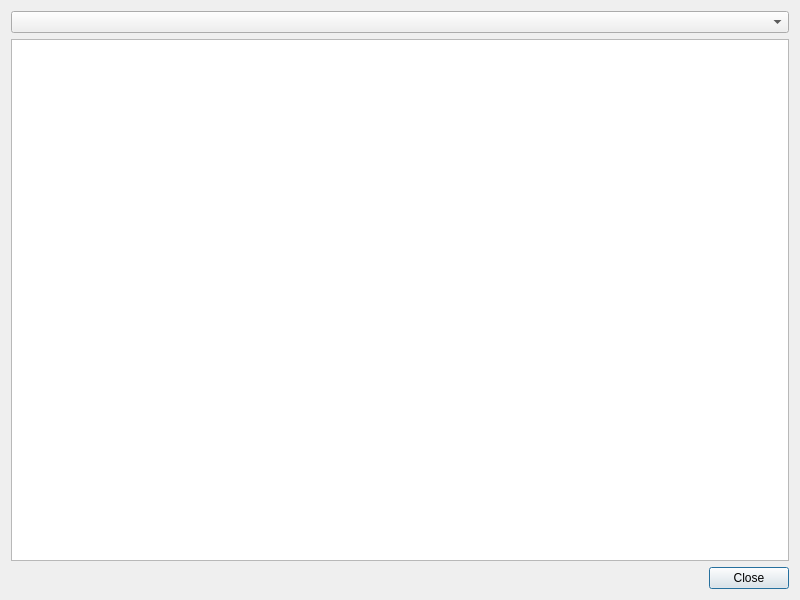
<?xml version="1.0" encoding="UTF-8"?>
<ui version="4.0">
 <class>chartwindow</class>
 <widget class="QDialog" name="chartwindow">
  <property name="geometry">
   <rect>
    <x>0</x>
    <y>0</y>
    <width>800</width>
    <height>600</height>
   </rect>
  </property>
  <property name="windowTitle">
   <string>Equipment Chart</string>
  </property>
  <layout class="QVBoxLayout" name="verticalLayout">
   <item>
    <widget class="QComboBox" name="comboBox"/>
   </item>
   <item>
    <widget class="QChartView" name="chartView">
     <property name="sizePolicy">
      <sizepolicy hsizetype="Expanding" vsizetype="Expanding">
       <horstretch>0</horstretch>
       <verstretch>0</verstretch>
      </sizepolicy>
     </property>
    </widget>
   </item>
   <item>
    <widget class="QDialogButtonBox" name="buttonBox">
     <property name="orientation">
      <enum>Qt::Horizontal</enum>
     </property>
     <property name="standardButtons">
      <set>QDialogButtonBox::Close</set>
     </property>
    </widget>
   </item>
  </layout>
 </widget>
 <customwidgets>
  <customwidget>
   <class>QChartView</class>
   <extends>QGraphicsView</extends>
   <header>QtCharts/QChartView</header>
  </customwidget>
 </customwidgets>
 <resources/>
 <connections>
  <connection>
   <sender>buttonBox</sender>
   <signal>accepted()</signal>
   <receiver>chartwindow</receiver>
   <slot>accept()</slot>
   <hints>
    <hint type="sourcelabel">
     <x>248</x>
     <y>254</y>
    </hint>
    <hint type="destinationlabel">
     <x>157</x>
     <y>274</y>
    </hint>
   </hints>
  </connection>
  <connection>
   <sender>buttonBox</sender>
   <signal>rejected()</signal>
   <receiver>chartwindow</receiver>
   <slot>reject()</slot>
   <hints>
    <hint type="sourcelabel">
     <x>316</x>
     <y>260</y>
    </hint>
    <hint type="destinationlabel">
     <x>286</x>
     <y>274</y>
    </hint>
   </hints>
  </connection>
 </connections>
</ui> 
